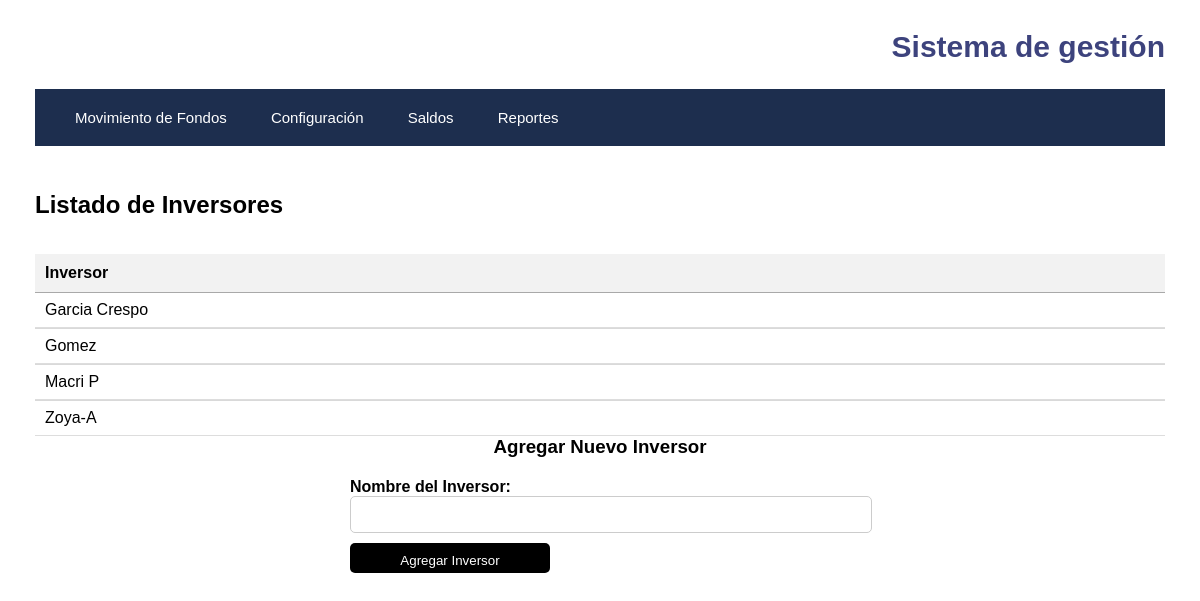
/api/addinvestor, run on an earlier commit of the app's database.
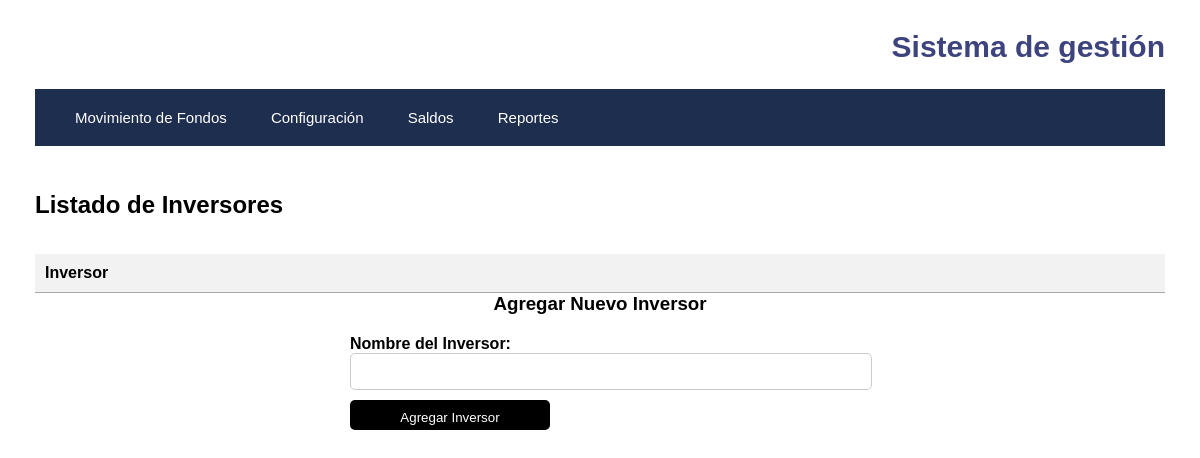
And on a later commit of the database.
### Models.py (models this page shows, shortened)
class Inversor(db.Model):
    id_inversor = db.Column(db.Integer, unique=True, primary_key=True)
    nombre_inversor = db.Column(db.Text)

### app.py (the view)
@app.route("/api/addinvestor", methods=["GET"])
def show_investor_form():
    opciones_inversor = sorted(Inversor.query.all(), key=lambda inversor: inversor.nombre_inversor)
    return render_template("addinvestor.html", opciones_inversor=opciones_inversor)

### templates/addinvestor.html (shortened to what this page needs)
<!DOCTYPE html>
<html lang="en">
<head>
    <link rel="stylesheet" type="text/css" href="{{ url_for('static', filename='style.css') }}">
    <link rel="stylesheet" type="text/css" href="https://cdn.datatables.net/1.11.5/css/jquery.dataTables.css">
</head>
<body>
    {% extends 'base.html' %}
    {% block content %}
        <h2>Listado de Inversores</h2>
        <div class="styled-table-container">
            <table id="tabla" class="display dataTable styled-table">
                <thead>
                    <tr>
                        <th>Inversor</th>
                    </tr>
                </thead>
                <tbody>
                    {% for inversor in opciones_inversor %}
                        <tr>
                            <td>{{ inversor.nombre_inversor }}</td>
                        </tr>
                    {% endfor %}
                </tbody>
            </table>
        </div>
        <h3>Agregar Nuevo Inversor</h3>
        <form action="/api/addinvestor" method="post">
            <div class="form-group">
                <label for="nombre_inversor">Nombre del Inversor:</label>
                <input type="text" id="nombre_inversor" name="nombre_inversor" required>
            </div>
            <input type="submit" value="Agregar Inversor">
        </form>
    {% endblock %}

What changed in the data, as far as the page shows it:
removed Inversor: nombre_inversor "Garcia Crespo"
removed Inversor: nombre_inversor "Gomez"
removed Inversor: nombre_inversor "Macri P"
removed Inversor: nombre_inversor "Zoya-A"
